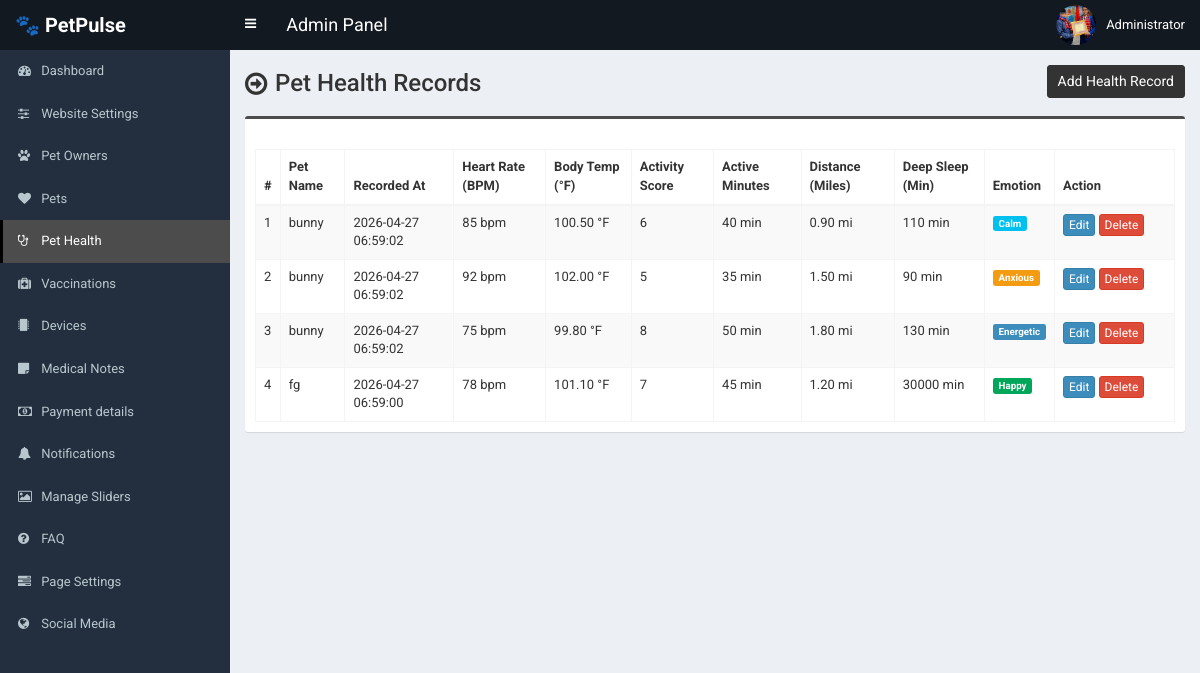
Before: /admin/health.php (signed in) with the older database file.
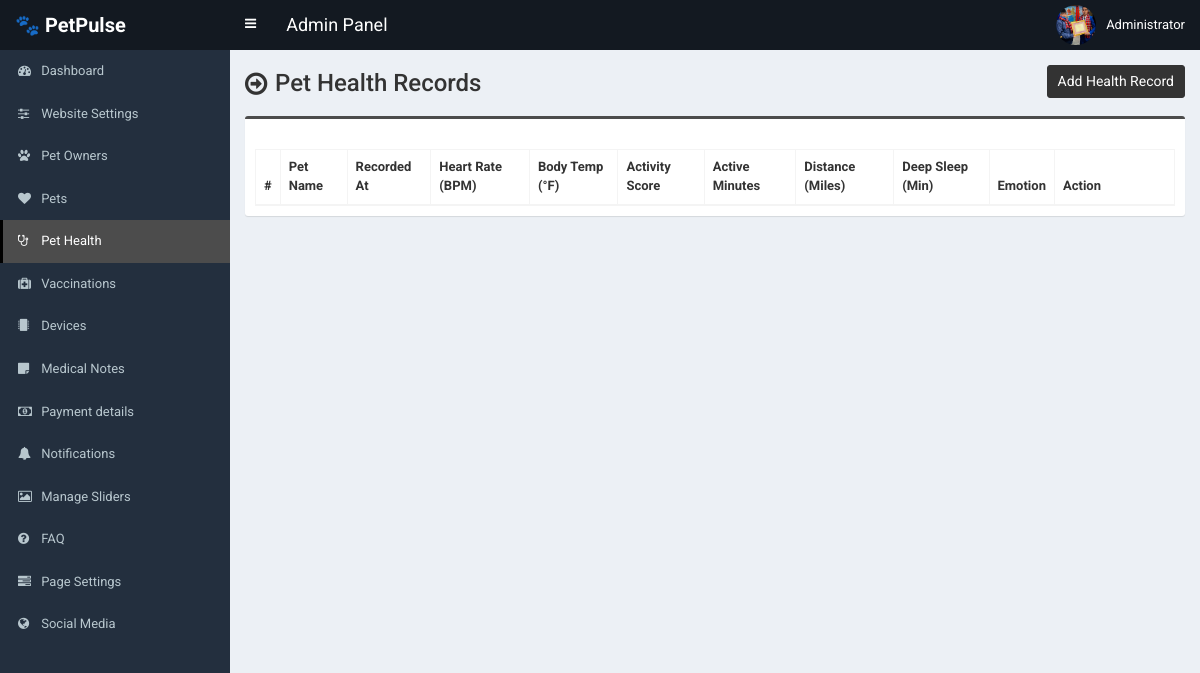
After: the same page with the newer database file.
### tables this page shows
CREATE TABLE IF NOT EXISTS `pet_health_records` (
  `id` int NOT NULL AUTO_INCREMENT,
  `pet_id` int NOT NULL,
  `recorded_at` timestamp NULL DEFAULT CURRENT_TIMESTAMP,
  `heart_rate_bpm` int DEFAULT NULL,
  `body_temp_f` decimal(5,2) DEFAULT NULL,
  `activity_score` int DEFAULT NULL,
  `active_minutes` int DEFAULT NULL,
  `distance_miles` decimal(6,2) DEFAULT NULL,
  `deep_sleep_minutes` int DEFAULT NULL,
  `emotion_state` varchar(50) DEFAULT NULL,
  PRIMARY KEY (`id`)
);

CREATE TABLE IF NOT EXISTS `tbl_pet` (
  `pet_id` int NOT NULL AUTO_INCREMENT,
  `owner_id` int NOT NULL,
  `pet_name` varchar(100) NOT NULL,
  `pet_type` varchar(50) DEFAULT NULL,
  `pet_breed` varchar(100) DEFAULT NULL,
  `pet_age` int DEFAULT NULL,
  `weight_lbs` decimal(6,2) DEFAULT NULL,
  `daily_goal_minutes` int DEFAULT NULL,
  `pet_latitude` decimal(10,7) DEFAULT NULL COMMENT 'GPS Latitude of pet location',
  `pet_longitude` decimal(10,7) DEFAULT NULL COMMENT 'GPS Longitude of pet location',
  `location_speed_mph` decimal(6,2) DEFAULT NULL,
  `recorded_at` timestamp NULL DEFAULT CURRENT_TIMESTAMP,
  `pet_location_name` varchar(255) DEFAULT NULL COMMENT 'Reverse-geocoded address / area name',
  `pet_location_at` datetime DEFAULT NULL COMMENT 'Timestamp of last GPS reading',
  `pet_temperature` decimal(5,2) DEFAULT NULL COMMENT 'Body temperature in °C (normal 37.5–39.2)',
  `pet_heartbeat` smallint UNSIGNED DEFAULT NULL COMMENT 'Heart rate BPM (normal 60–140)',
  `pet_spo2` tinyint UNSIGNED DEFAULT NULL COMMENT 'Blood oxygen % (normal 95–100)',
  `pet_respiratory_rate` tinyint UNSIGNED DEFAULT NULL COMMENT 'Breaths per minute (normal 10–30)',
  `pet_steps` int UNSIGNED DEFAULT NULL COMMENT 'Step count for the day',
  `pet_activity_level` enum('resting','low','moderate','high','very_high') DEFAULT NULL COMMENT 'Derived from accelerometer',
  `pet_calories_burned` decimal(7,2) DEFAULT NULL COMMENT 'Estimated kcal burned today',
  `pet_emotion` enum('happy','calm','anxious','agitated','sad','excited','unknown') DEFAULT 'unknown' COMMENT 'AI-detected emotional state',
  `pet_emotion_score` tinyint UNSIGNED DEFAULT NULL COMMENT 'Confidence score 0–100',
  `pet_bark_count` smallint UNSIGNED DEFAULT NULL COMMENT 'Barks detected in last hour',
  `pet_ambient_temp` decimal(5,2) DEFAULT NULL COMMENT 'Surrounding air temperature °C',
  `pet_ambient_humidity` decimal(5,2) DEFAULT NULL COMMENT 'Surrounding humidity %',
  `pet_device_id` varchar(100) DEFAULT NULL COMMENT 'IoT collar unique identifier',
  `pet_device_battery` tinyint UNSIGNED DEFAULT NULL COMMENT 'Battery level 0–100%',
  `pet_device_online` tinyint(1) NOT NULL DEFAULT '0' COMMENT '1 = collar online and transmitting',
  `pet_signal_strength` tinyint DEFAULT NULL COMMENT 'RSSI signal strength dBm',
  `pet_alert_status` enum('normal','warning','critical') DEFAULT 'normal' COMMENT 'Current health alert level',
  `pet_last_alert` varchar(255) DEFAULT NULL COMMENT 'Last triggered alert description',
  `pet_alert_at` datetime DEFAULT NULL COMMENT 'Timestamp of last alert',
  `pet_last_sync` datetime DEFAULT NULL COMMENT 'Last IoT device sync time',
  `created_at` datetime DEFAULT CURRENT_TIMESTAMP,
  `updated_at` datetime DEFAULT CURRENT_TIMESTAMP ON UPDATE CURRENT_TIMESTAMP,
  `pet_image` varchar(255) DEFAULT NULL,
  PRIMARY KEY (`pet_id`),
  KEY `owner_id` (`owner_id`),
  KEY `idx_device` (`pet_device_id`),
  KEY `idx_alert` (`pet_alert_status`),
  KEY `idx_emotion` (`pet_emotion`),
  KEY `idx_device_online` (`pet_device_online`),
  KEY `idx_last_sync` (`pet_last_sync`)
);

### admin/health.php (the view, shortened to what this page needs)
<?php require_once('header.php'); ?>
<section class="content-header">
    <div class="content-header-left">
        <h1>Pet Health Records</h1>
    </div>
    <div class="content-header-right">
        <a href="health-add.php" class="btn btn-primary btn-sm">Add Health Record</a>
    </div>
</section>
<section class="content">
    <div class="row">
        <div class="col-md-12">
            <div class="box box-info">
                <div class="box-body table-responsive">
                    <table id="example1" class="table table-bordered table-hover table-striped">
                        <thead class="thead-dark">
                            <tr>
                                <th>#</th>
                                <th>Pet Name</th>
                                <th>Recorded At</th>
                                <th>Heart Rate (BPM)</th>
                                <th>Body Temp (°F)</th>
                                <th>Activity Score</th>
                                <th>Active Minutes</th>
                                <th>Distance (Miles)</th>
                                <th>Deep Sleep (Min)</th>
                                <th>Emotion</th>
                                <th width="120">Action</th>
                            </tr>
                        </thead>
                        <tbody>
                            <?php
                            $i = 0;
                            $statement = $pdo->prepare("
                                SELECT
                                    h.*,
                                    p.pet_name
                                FROM pet_health_records h
                                JOIN tbl_pet p ON h.pet_id = p.pet_id
                                ORDER BY h.recorded_at DESC
                            ");
                            $statement->execute();
                            $result = $statement->fetchAll(PDO::FETCH_ASSOC);
                            foreach ($result as $row) {
                                $i++;
                            ?>
                            <tr>
                                <td><?php echo $i; ?></td>
                                <td><?php echo htmlspecialchars($row['pet_name']); ?></td>
                                <td><?php echo htmlspecialchars($row['recorded_at']); ?></td>
                                <td><?php echo htmlspecialchars($row['heart_rate_bpm']); ?> bpm</td>
                                <td><?php echo htmlspecialchars($row['body_temp_f']); ?> °F</td>
                                <td><?php echo htmlspecialchars($row['activity_score']); ?></td>
                                <td><?php echo htmlspecialchars($row['active_minutes']); ?> min</td>
                                <td><?php echo htmlspecialchars($row['distance_miles']); ?> mi</td>
                                <td><?php echo htmlspecialchars($row['deep_sleep_minutes']); ?> min</td>
                                <td>
                                    <?php
                                    $emotion = strtolower($row['emotion_state']);
                                    if ($emotion == 'happy') {
                                        echo '<span class="label label-success">Happy</span>';
                                    } elseif ($emotion == 'calm') {
                                        echo '<span class="label label-info">Calm</span>';
                                    } elseif ($emotion == 'anxious') {
                                        echo '<span class="label label-warning">Anxious</span>';
                                    } elseif ($emotion == 'energetic') {
                                        echo '<span class="label label-primary">Energetic</span>';
                                    } else {
                                        echo '<span class="label label-default">' . htmlspecialchars($row['emotion_state']) . '</span>';
                                    }
                                    ?>
                                </td>
                                <td>
                                    <a href="health-edit.php?id=<?php echo $row['id']; ?>" class="btn btn-primary btn-xs">Edit</a>
                                    <a href="#" class="btn btn-danger btn-xs"
                                        data-href="health-delete.php?id=<?php echo $row['id']; ?>"
                                        data-toggle="modal"
                                        data-target="#confirm-delete">
                                        Delete
                                    </a>
                                </td>
                            </tr>
                            <?php } ?>
                        </tbody>
                    </table>
                </div>
            </div>
        </div>
    </div>
</section>
<?php require_once('footer.php'); ?>

Changed rows visible on the page:
removed pet_health_records: pet.pet_name "bunny", recorded_at "2026-04-27 06:59:02", heart_rate_bpm "85", body_temp_f "100.50", activity_score "6", active_minutes "40", distance_miles "0.90", deep_sleep_minutes "110", emotion_state "Calm"
removed pet_health_records: pet.pet_name "bunny", recorded_at "2026-04-27 06:59:02", heart_rate_bpm "92", body_temp_f "102.00", activity_score "5", active_minutes "35", distance_miles "1.50", deep_sleep_minutes "90", emotion_state "Anxious"
removed pet_health_records: pet.pet_name "bunny", recorded_at "2026-04-27 06:59:02", heart_rate_bpm "75", body_temp_f "99.80", activity_score "8", active_minutes "50", distance_miles "1.80", deep_sleep_minutes "130", emotion_state "Energetic"
no longer on this page (row edited): pet_health_records: pet.pet_name "fg", recorded_at "2026-04-27 06:59:00", heart_rate_bpm "78", body_temp_f "101.10", activity_score "7", active_minutes "45", distance_miles "1.20", deep_sleep_minutes "30000", emotion_state "Happy"
